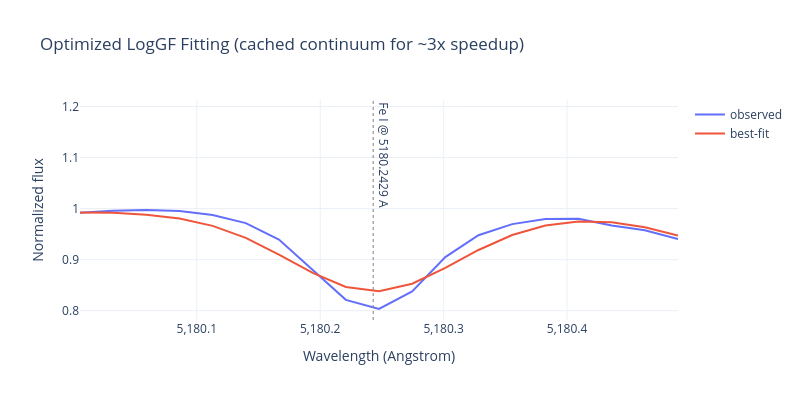

The cell this chart's notebook holds for it:
### Code cell
# Fit log(gf) to a given line profile using BFGS - OPTIMIZED with LogGFFitter
# observed_flux is loaded from obs_spec.txt

print(f"Fitting window: ±{fit_window_half_width} A around {line_center:.4f} A")

# === NEW OPTIMIZED APPROACH (2-5x faster) ===
# LogGFFitter caches continuum calculations, avoiding redundant CE and opacity computation
from jorg.fit import LogGFFitter

print("🚀 Using optimized LogGFFitter (caches continuum calculations)...")
fitter = LogGFFitter(
    atm=atm,
    A_X=A_X,
    wavelengths=cont_wavelength_grid,
    linelist=fit_linelist,
    vmic=vmic,
    cntm_step=cntm_step,
    hydrogen_lines=hydrogen_lines,
    verbose=False
)

# Fast fitting - all continuum calculations cached internally
result = fitter.fit_line(
    line_center=line_center,
    observed_flux=observed_flux_fit,
    postprocess_flux=postprocess_model_flux,
    observed_wavelengths=fit_wavelength_grid,
    method='BFGS',
    gtol=1e-4, maxiter=20
)

print(f'Best delta_loggf = {result.best_delta_loggf:.3f} (success={result.success})')
print(f'Final loggf = {result.best_loggf:.3f}')
print(f'Evaluations: {result.n_evaluations}')

# The result object contains the best-fit spectrum
best_flux = result.best_fit_flux

fig = go.Figure()
fig.add_trace(go.Scatter(x=fit_wavelength_grid, y=observed_flux_fit, mode='lines', name='observed'))
fig.add_trace(go.Scatter(x=fit_wavelength_grid, y=best_flux, mode='lines', name='best-fit'))
fig.add_vline(x=line_center, line_dash='dot', line_color='gray', line_width=1)
fig.add_annotation(
    x=line_center,
    y=float(np.max(observed_flux_fit)),
    text=line_label,
    showarrow=False,
    textangle=90,
    xanchor='left',
    yanchor='bottom'
)
fig.update_layout(
    template='plotly_white',
    width=800,
    height=400,
    xaxis_title='Wavelength (Angstrom)',
    yaxis_title='Normalized flux',
    title=f'Optimized LogGF Fitting (cached continuum for ~3x speedup)'
)
fig.show()

# === COMPARISON: OLD vs NEW APPROACH ===
print("\n📊 API Comparison:")
print("  OLD: objective() → synthesize() each iteration (slow)")
print("  NEW: LogGFFitter.fit_line() → resynthesize_from_continuum() (fast)")
print("\n  The new API caches:")
print("    - Chemical equilibrium (number densities)")
print("    - Continuum opacity (independent of loggf)")
print("    - Source function (Planck B_λ(T))")
print("  And only recalculates:")
print("    - Line opacity (depends on loggf)")
print("    - Radiative transfer")

# === BONUS: Quick interactive exploration ===
print(f"\n💡 Tip: You can now quickly explore different loggf values:")
print("   flux = fitter.synthesize_with_loggf(0.1, line_center)")
print("   # Returns flux for loggf + 0.1 dex (uses cached continuum!)")

### Figure 1 — Plotly figure (JSON) as saved in the notebook; plotly's stock layout.template omitted (floating-point values rounded to 4 significant figures)
{"data": [{"mode": "lines", "name": "observed", "type": "scatter", "x": [5180.0, 5180.0, 5180.0, 5180.0, 5180.0, 5180.0, 5180.0, 5180.0, 5180.0, 5180.0, 5180.0, 5180.0, 5180.0, 5180.0, 5180.0, 5180.0, 5180.0, 5180.0, 5180.0], "y": [0.9917, 0.9959, 0.9972, 0.9951, 0.9876, 0.9715, 0.9393, 0.879, 0.8211, 0.8032, 0.8378, 0.9049, 0.9478, 0.9696, 0.9797, 0.9802, 0.967, 0.9574, 0.9402]}, {"mode": "lines", "name": "best-fit", "type": "scatter", "x": [5180.0, 5180.0, 5180.0, 5180.0, 5180.0, 5180.0, 5180.0, 5180.0, 5180.0, 5180.0, 5180.0, 5180.0, 5180.0, 5180.0, 5180.0, 5180.0, 5180.0, 5180.0, 5180.0], "y": [0.9923, 0.9916, 0.9881, 0.9804, 0.9661, 0.9425, 0.9098, 0.8741, 0.8465, 0.8382, 0.8527, 0.8836, 0.9189, 0.9481, 0.9667, 0.9746, 0.973, 0.9632, 0.9473]}], "layout": {"annotations": [{"showarrow": false, "text": "Fe I @ 5180.2429 A", "textangle": 90, "x": 5180.0, "xanchor": "left", "y": 0.9972, "yanchor": "bottom"}], "height": 400, "shapes": [{"line": {"color": "gray", "dash": "dot", "width": 1}, "type": "line", "x0": 5180.0, "x1": 5180.0, "xref": "x", "y0": 0, "y1": 1, "yref": "y domain"}], "title": {"text": "Optimized LogGF Fitting (cached continuum for ~3x speedup)"}, "width": 800, "xaxis": {"title": {"text": "Wavelength (Angstrom)"}}, "yaxis": {"title": {"text": "Normalized flux"}}}}
